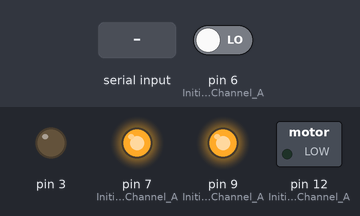
The sketch below on a simulated Arduino Uno, built with avr-gcc and run on an emulated ATmega328P. Shown: switched loads named in the sketch (green lamp = pin HIGH), output pins drawn as LEDs (lit = HIGH). The inputs (shaded band) are chosen by the test bench; at power-on: pin 6 (Initiates_Brake_Channel_A) LOW. What the sketch prints to the serial monitor is not drawn.

Above: at 1.2 s.
1.3 s: "1" received over Serial
At 2.6 s:
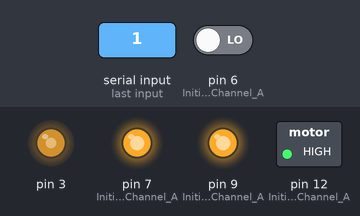
3.2 s: "0" received over Serial
At 3.37 s:
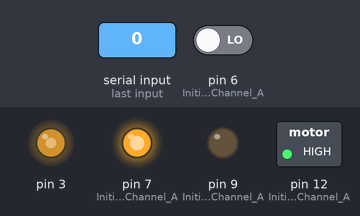
Timing chart, 0 to 6.2 s (numbered marks = the images above; inputs shaded):
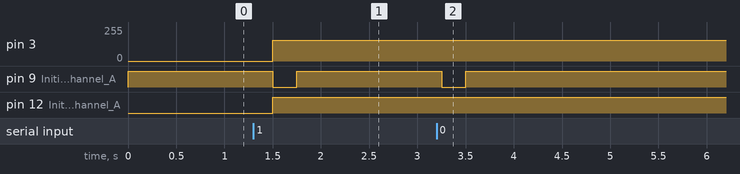

Measured:
- after the input at 1.3 s, pin 3: 0/255 → 155/255 after 0.20 s; pin 9 (Initiates_Brake_Channel_A): HIGH → LOW after 0.20 s, → HIGH 0.25 s later; pin 12 (Initiates_Motor_Channel_A): LOW → HIGH after 0.20 s
- after the input at 3.2 s, pin 9 (Initiates_Brake_Channel_A): HIGH → LOW after 0.05 s, → HIGH 0.25 s later

The sketch:

DC_Motor_ReadFromVB_net4.ino
```cpp
int val = 0;
int prevval =0;
long total =3;
int SerialValue = 0;
int lighton = 0;
int count =0;

void setup(){

 //Setup Channel A
  pinMode(12, OUTPUT); //Initiates Motor Channel A pin
  pinMode(9, OUTPUT); //Initiates Brake Channel A pin
  pinMode(7, OUTPUT); //Initiates Brake Channel A pin
  pinMode(6, INPUT); //Initiates Brake Channel A pin
  digitalWrite(7, HIGH);
  digitalWrite(6, LOW);
  Serial.begin(1000000);

}

void loop(){
  val = digitalRead(6);

  SerialValue = Serial.read();
  /*
  if(SerialValue > 3){
    digitalWrite(12, HIGH); //Establishes forward direction of Channel A
    digitalWrite(9, LOW);   //Disengage the Brake for Channel A
    analogWrite(3, 155);   //Spins the motor on Channel A at full speed /with 9V power supply pwm 60 is around 2V, and pwm 255 is around 6.6V.
    }
  */

  if (SerialValue>total){
    Serial.print("*morethantotal");
    digitalWrite(12, HIGH); //Establishes forward direction of Channel A
    digitalWrite(9, LOW);   //Disengage the Brake for Channel A
    analogWrite(3, 155);   //Spins the motor on Channel A
    if (val != prevval){
      total= total+1;
    }
  }
  else{
     digitalWrite(9, HIGH); //Eengage the Brake for Channel A
  }
  if (SerialValue==0){
    digitalWrite(9, HIGH); //Eengage the Brake for Channel A
  }


 prevval=val;
 Serial.print("*");
 delay(250);

}


 //digitalWrite(13, HIGH);
```
